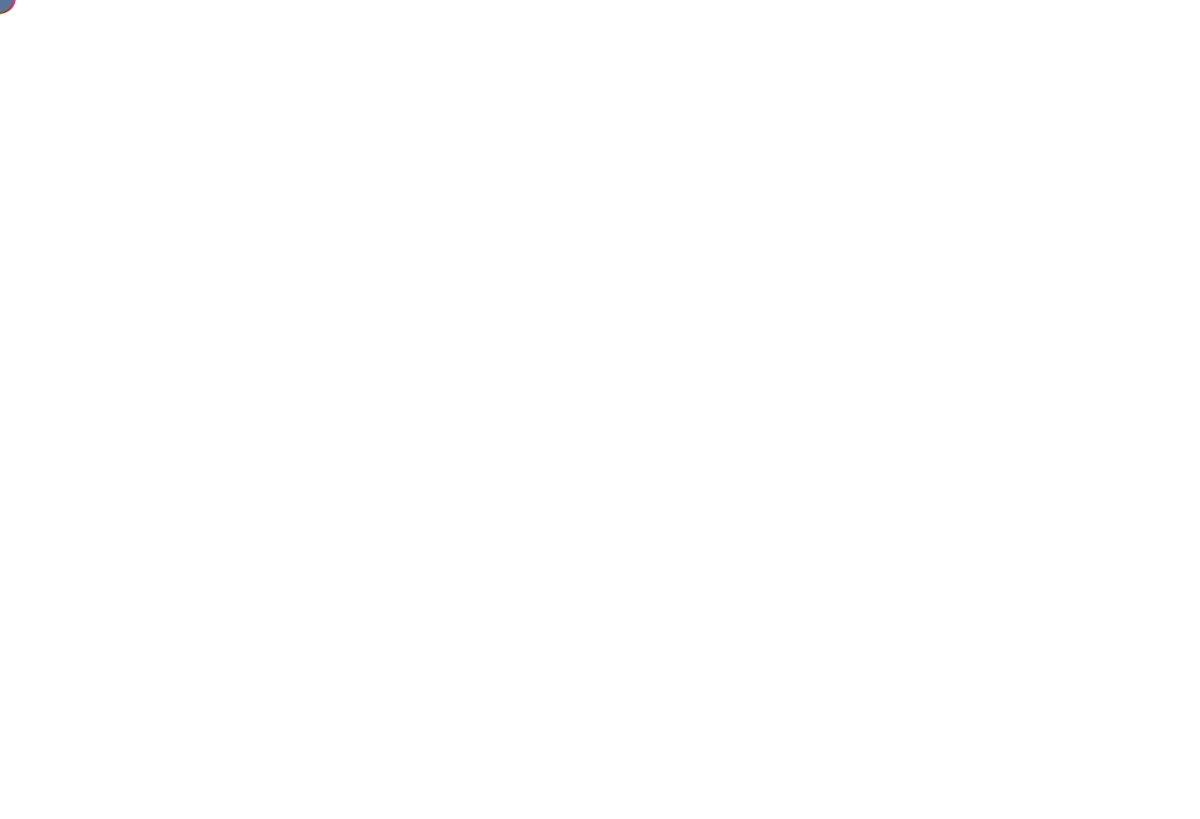
Frame 1 (no input)
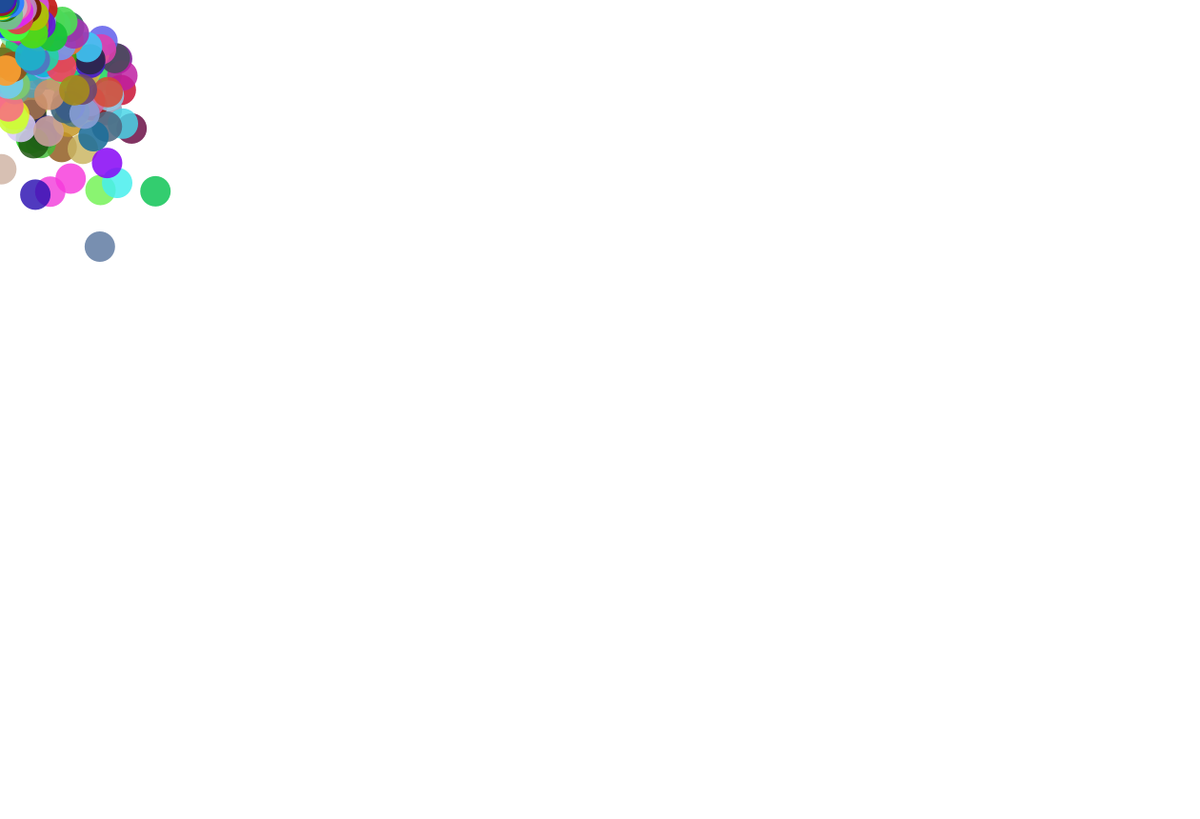
Frame 60 (the mouse pressed at the canvas centre just before this capture)
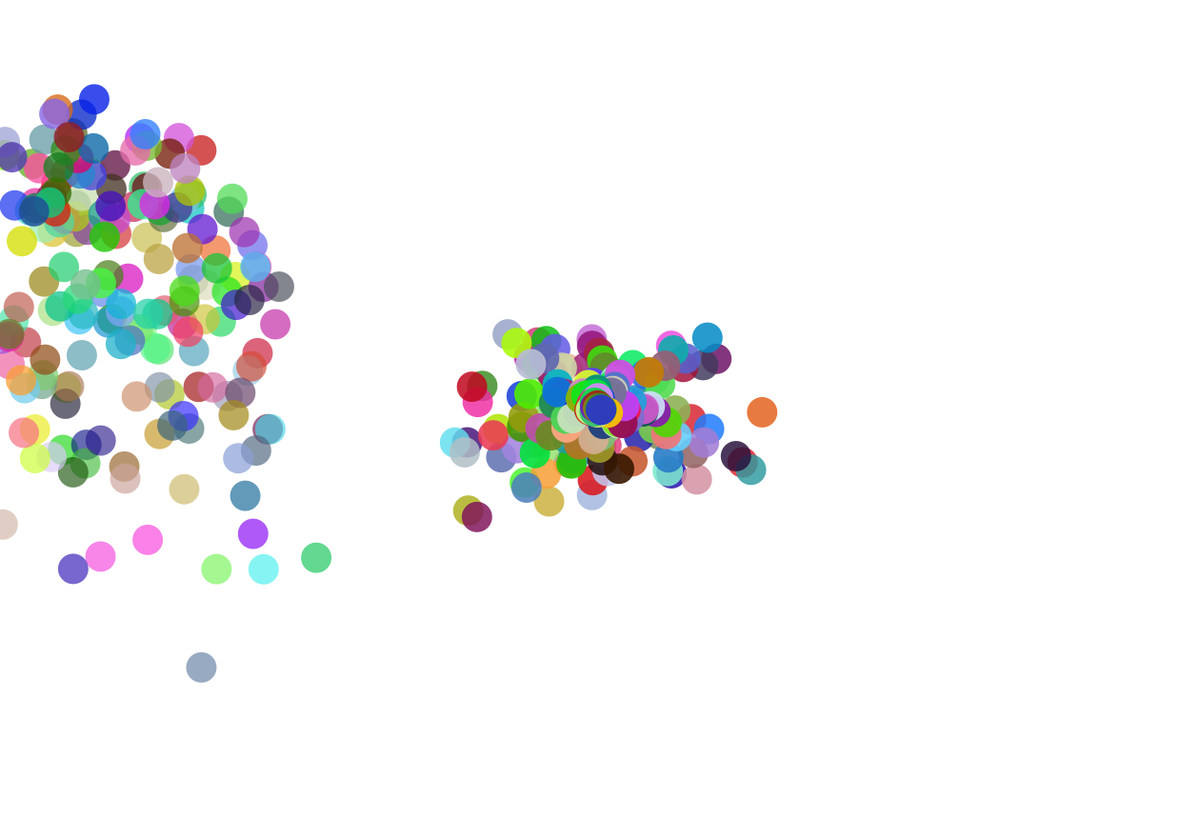
Frame 120 (the mouse held since frame 60 and released just before this capture)

The Processing sketch that drew these frames (run headless with seeded random() and noise(); from frame 60 on, the mouse is pressed at the canvas centre):

// Processing sketch: ArrayListParticles
// ── ArrayListParticles.pde
import java.util.*;

ArrayList<Particle> particles;

void setup() {
  size(1260, 860);
  particles = new ArrayList<Particle>();
}

void draw() {
  background(255);
  
  particles.add(new Particle(new PVector(mouseX, mouseY)));
  particles.add(new Particle(new PVector(mouseX, mouseY)));
  particles.add(new Particle(new PVector(mouseX, mouseY)));
  
  // Looping throungh backwards to delete
  Iterator<Particle> it = particles.iterator();
  while(it.hasNext()) {
    Particle p = it.next();
    p.run();
    if (p.isDead()) {
      it.remove(); 
    }
  }
}
// ── Particle.pde
class Particle {
  
  PVector acceleration;
  PVector velocity;
  PVector position;
  
  float lifespan;
  
  color bcolor;
  
  Particle(PVector l) {
    position = l.get();
    acceleration = new PVector(0, 0.05);
    velocity = new PVector(random(-3, 3), random(-3, 1));
    lifespan = 255.0;
    bcolor = color(random(0, 255), random(0, 255), random(0, 255));
  }
  
  void run() {
    update();
    display();
    checkEdge();
  }
  
  void update() {
    velocity.add(acceleration);
    position.add(velocity); 
    lifespan -= 0.8;
  }
  
  void display() {
    fill(bcolor, lifespan);
    noStroke();
    ellipse(position.x, position.y, 32, 32);
  }
  
  boolean isDead() {
    return lifespan < 0.0 ? true : false; 
  }
  
  void checkEdge() {
    if (position.x > width) {
      position.x = width;
      velocity.x *= -1;
    } else if (position.x < 0) {
      position.x = 0;
      velocity.x *= -1;
    }
    
    if (position.y > height) {
      position.y = height;
      velocity.y *= -1;
    } else if (position.y < 0) {
      position.y = 0;
      velocity.y *= -1;
    }
  }
}
